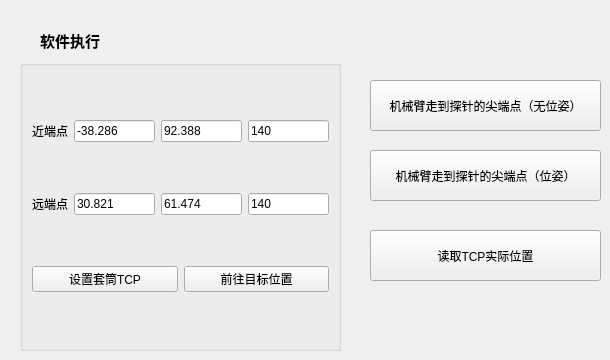
         <widget class="QWidget" name="tab_41">
          <attribute name="title">
           <string>机械臂运动测试</string>
          </attribute>
          <widget class="QLabel" name="label_322">
           <property name="geometry">
            <rect>
             <x>40</x>
             <y>30</y>
             <width>151</width>
             <height>21</height>
            </rect>
           </property>
           <property name="font">
            <font>
             <pointsize>11</pointsize>
             <weight>75</weight>
             <bold>true</bold>
            </font>
           </property>
           <property name="text">
            <string>软件执行</string>
           </property>
          </widget>
          <widget class="QPushButton" name="pushButton_trackingProbe_2">
           <property name="geometry">
            <rect>
             <x>370</x>
             <y>80</y>
             <width>231</width>
             <height>51</height>
            </rect>
           </property>
           <property name="text">
            <string>机械臂走到探针的尖端点（无位姿）</string>
           </property>
          </widget>
          <widget class="QPushButton" name="pushButton_readTCP_2">
           <property name="geometry">
            <rect>
             <x>370</x>
             <y>230</y>
             <width>231</width>
             <height>51</height>
            </rect>
           </property>
           <property name="text">
            <string>读取TCP实际位置</string>
           </property>
          </widget>
          <widget class="QPushButton" name="pushButton_trackingProbe1_2">
           <property name="geometry">
            <rect>
             <x>370</x>
             <y>150</y>
             <width>231</width>
             <height>51</height>
            </rect>
           </property>
           <property name="text">
            <string>机械臂走到探针的尖端点（位姿）</string>
           </property>
          </widget>
          <widget class="QGroupBox" name="groupBox_38">
           <property name="geometry">
            <rect>
             <x>20</x>
             <y>60</y>
             <width>321</width>
             <height>291</height>
            </rect>
           </property>
           <property name="title">
            <string/>
           </property>
           <layout class="QGridLayout" name="gridLayout_46">
            <item row="0" column="0">
             <layout class="QHBoxLayout" name="horizontalLayout_132">
              <item>
               <widget class="QLabel" name="label_339">
                <property name="text">
                 <string>近端点</string>
                </property>
               </widget>
              </item>
              <item>
               <widget class="QLineEdit" name="lineEdit_p2_x_6">
                <property name="text">
                 <string>-38.286</string>
                </property>
               </widget>
              </item>
              <item>
               <widget class="QLineEdit" name="lineEdit_p2_y_6">
                <property name="text">
                 <string>92.388</string>
                </property>
               </widget>
              </item>
              <item>
               <widget class="QLineEdit" name="lineEdit_p2_z_6">
                <property name="text">
                 <string>140</string>
                </property>
               </widget>
              </item>
             </layout>
            </item>
            <item row="1" column="0">
             <layout class="QHBoxLayout" name="horizontalLayout_133">
              <item>
               <widget class="QLabel" name="label_340">
                <property name="text">
                 <string>远端点</string>
                </property>
               </widget>
              </item>
              <item>
               <widget class="QLineEdit" name="lineEdit_p3_x_6">
                <property name="text">
                 <string>30.821</string>
                </property>
               </widget>
              </item>
              <item>
               <widget class="QLineEdit" name="lineEdit_p3_y_6">
                <property name="text">
                 <string>61.474</string>
                </property>
               </widget>
              </item>
              <item>
               <widget class="QLineEdit" name="lineEdit_p3_z_6">
                <property name="text">
                 <string>140</string>
                </property>
               </widget>
              </item>
             </layout>
            </item>
            <item row="3" column="0">
             <layout class="QHBoxLayout" name="horizontalLayout_134">
              <item>
               <widget class="QPushButton" name="pushButton_setTcpPrecisionTest_6">
                <property name="text">
                 <string>设置套筒TCP</string>
                </property>
               </widget>
              </item>
              <item>
               <widget class="QPushButton" name="pushButton_startAutoPosition_6">
                <property name="text">
                 <string>前往目标位置</string>
                </property>
               </widget>
              </item>
             </layout>
            </item>
           </layout>
          </widget>
         </widget>
